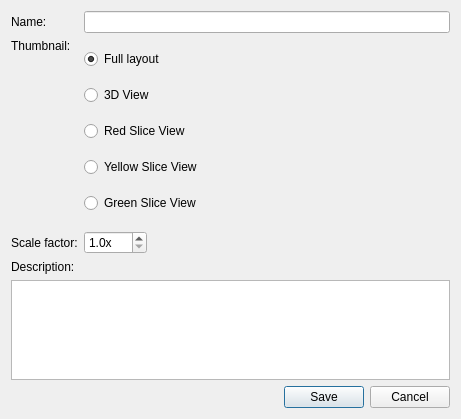
<?xml version="1.0" encoding="UTF-8"?>
<ui version="4.0">
 <class>qMRMLScreenShotDialog</class>
 <widget class="QDialog" name="qMRMLScreenShotDialog">
  <property name="geometry">
   <rect>
    <x>0</x>
    <y>0</y>
    <width>461</width>
    <height>419</height>
   </rect>
  </property>
  <property name="windowTitle">
   <string notr="true">Annotation Screenshot</string>
  </property>
  <layout class="QGridLayout" name="gridLayout">
   <item row="0" column="0">
    <widget class="QLabel" name="nameLabel">
     <property name="text">
      <string>Name:</string>
     </property>
    </widget>
   </item>
   <item row="0" column="1">
    <widget class="QLineEdit" name="nameEdit"/>
   </item>
   <item row="1" column="0">
    <widget class="QLabel" name="screenshotLabel">
     <property name="text">
      <string>Thumbnail:</string>
     </property>
     <property name="alignment">
      <set>Qt::AlignLeading|Qt::AlignLeft|Qt::AlignTop</set>
     </property>
    </widget>
   </item>
   <item row="1" column="1">
    <layout class="QHBoxLayout" name="topRow" stretch="0,1">
     <item>
      <layout class="QVBoxLayout" name="verticalLayout">
       <item>
        <widget class="QRadioButton" name="fullLayoutRadio">
         <property name="text">
          <string>Full layout</string>
         </property>
         <property name="icon">
          <iconset resource="../../../../QTModules/Annotations/Resources/qSlicerAnnotationModule.qrc">
           <normaloff>:/Icons/AnnotationLayout.png</normaloff>:/Icons/AnnotationLayout.png</iconset>
         </property>
         <property name="checked">
          <bool>true</bool>
         </property>
        </widget>
       </item>
       <item>
        <widget class="QRadioButton" name="threeDViewRadio">
         <property name="text">
          <string>3D View</string>
         </property>
         <property name="icon">
          <iconset resource="../qMRMLWidgets.qrc">
           <normaloff>:/Icons/LayoutOneUp3DView.png</normaloff>:/Icons/LayoutOneUp3DView.png</iconset>
         </property>
         <property name="checked">
          <bool>false</bool>
         </property>
        </widget>
       </item>
       <item>
        <widget class="QRadioButton" name="redSliceViewRadio">
         <property name="text">
          <string>Red Slice View</string>
         </property>
         <property name="icon">
          <iconset resource="../qMRMLWidgets.qrc">
           <normaloff>:/Icons/LayoutOneUpRedSliceView.png</normaloff>:/Icons/LayoutOneUpRedSliceView.png</iconset>
         </property>
        </widget>
       </item>
       <item>
        <widget class="QRadioButton" name="yellowSliceViewRadio">
         <property name="text">
          <string>Yellow Slice View</string>
         </property>
         <property name="icon">
          <iconset resource="../qMRMLWidgets.qrc">
           <normaloff>:/Icons/LayoutOneUpYellowSliceView.png</normaloff>:/Icons/LayoutOneUpYellowSliceView.png</iconset>
         </property>
        </widget>
       </item>
       <item>
        <widget class="QRadioButton" name="greenSliceViewRadio">
         <property name="text">
          <string>Green Slice View</string>
         </property>
         <property name="icon">
          <iconset resource="../qMRMLWidgets.qrc">
           <normaloff>:/Icons/LayoutOneUpGreenSliceView.png</normaloff>:/Icons/LayoutOneUpGreenSliceView.png</iconset>
         </property>
        </widget>
       </item>
      </layout>
     </item>
     <item>
      <widget class="ctkThumbnailWidget" name="ScreenshotWidget" native="true">
       <property name="sizePolicy">
        <sizepolicy hsizetype="Preferred" vsizetype="MinimumExpanding">
         <horstretch>0</horstretch>
         <verstretch>0</verstretch>
        </sizepolicy>
       </property>
       <property name="minimumSize">
        <size>
         <width>200</width>
         <height>0</height>
        </size>
       </property>
       <property name="selectedColor" stdset="0">
        <color alpha="0">
         <red>0</red>
         <green>0</green>
         <blue>0</blue>
        </color>
       </property>
      </widget>
     </item>
    </layout>
   </item>
   <item row="2" column="0">
    <widget class="QLabel" name="scaleFactorLabel">
     <property name="text">
      <string>Scale factor:</string>
     </property>
    </widget>
   </item>
   <item row="2" column="1">
    <widget class="QDoubleSpinBox" name="scaleFactorSpinBox">
     <property name="sizePolicy">
      <sizepolicy hsizetype="Maximum" vsizetype="Fixed">
       <horstretch>0</horstretch>
       <verstretch>0</verstretch>
      </sizepolicy>
     </property>
     <property name="suffix">
      <string>x</string>
     </property>
     <property name="decimals">
      <number>1</number>
     </property>
     <property name="minimum">
      <double>1.000000000000000</double>
     </property>
     <property name="singleStep">
      <double>0.500000000000000</double>
     </property>
    </widget>
   </item>
   <item row="3" column="0">
    <widget class="QLabel" name="descriptionLabel">
     <property name="text">
      <string>Description:</string>
     </property>
    </widget>
   </item>
   <item row="4" column="0" colspan="2">
    <widget class="QTextEdit" name="descriptionTextEdit">
     <property name="sizePolicy">
      <sizepolicy hsizetype="Expanding" vsizetype="Fixed">
       <horstretch>0</horstretch>
       <verstretch>0</verstretch>
      </sizepolicy>
     </property>
     <property name="maximumSize">
      <size>
       <width>16777215</width>
       <height>100</height>
      </size>
     </property>
    </widget>
   </item>
   <item row="5" column="0" colspan="2">
    <widget class="QDialogButtonBox" name="buttonBox">
     <property name="standardButtons">
      <set>QDialogButtonBox::Cancel|QDialogButtonBox::Save</set>
     </property>
    </widget>
   </item>
  </layout>
 </widget>
 <customwidgets>
  <customwidget>
   <class>ctkThumbnailWidget</class>
   <extends>QWidget</extends>
   <header>ctkThumbnailWidget.h</header>
  </customwidget>
 </customwidgets>
 <resources>
  <include location="../qMRMLWidgets.qrc"/>
  <include location="../../../../QTModules/Annotations/Resources/qSlicerAnnotationModule.qrc"/>
 </resources>
 <connections>
  <connection>
   <sender>buttonBox</sender>
   <signal>accepted()</signal>
   <receiver>qMRMLScreenShotDialog</receiver>
   <slot>accept()</slot>
   <hints>
    <hint type="sourcelabel">
     <x>304</x>
     <y>396</y>
    </hint>
    <hint type="destinationlabel">
     <x>304</x>
     <y>208</y>
    </hint>
   </hints>
  </connection>
  <connection>
   <sender>buttonBox</sender>
   <signal>rejected()</signal>
   <receiver>qMRMLScreenShotDialog</receiver>
   <slot>reject()</slot>
   <hints>
    <hint type="sourcelabel">
     <x>304</x>
     <y>396</y>
    </hint>
    <hint type="destinationlabel">
     <x>304</x>
     <y>208</y>
    </hint>
   </hints>
  </connection>
 </connections>
</ui>
